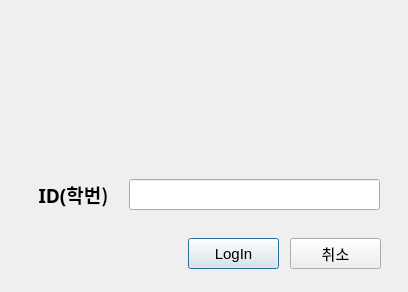
<?xml version="1.0" encoding="UTF-8"?>
<ui version="4.0">
 <class>Dialog</class>
 <widget class="QDialog" name="Dialog">
  <property name="geometry">
   <rect>
    <x>0</x>
    <y>0</y>
    <width>408</width>
    <height>292</height>
   </rect>
  </property>
  <property name="windowTitle">
   <string>Dialog</string>
  </property>
  <widget class="QLineEdit" name="lineEdit">
   <property name="geometry">
    <rect>
     <x>129</x>
     <y>179</y>
     <width>251</width>
     <height>31</height>
    </rect>
   </property>
  </widget>
  <widget class="QLabel" name="label">
   <property name="geometry">
    <rect>
     <x>23</x>
     <y>174</y>
     <width>101</width>
     <height>41</height>
    </rect>
   </property>
   <property name="font">
    <font>
     <family>굴림체</family>
     <pointsize>14</pointsize>
     <weight>75</weight>
     <bold>true</bold>
    </font>
   </property>
   <property name="text">
    <string>ID(학번)</string>
   </property>
   <property name="alignment">
    <set>Qt::AlignCenter</set>
   </property>
  </widget>
  <widget class="QPushButton" name="pushButton">
   <property name="geometry">
    <rect>
     <x>188</x>
     <y>238</y>
     <width>91</width>
     <height>31</height>
    </rect>
   </property>
   <property name="font">
    <font>
     <family>Arial</family>
     <pointsize>11</pointsize>
    </font>
   </property>
   <property name="text">
    <string>LogIn</string>
   </property>
  </widget>
  <widget class="QPushButton" name="pushButton_2">
   <property name="geometry">
    <rect>
     <x>290</x>
     <y>238</y>
     <width>91</width>
     <height>31</height>
    </rect>
   </property>
   <property name="font">
    <font>
     <family>Arial</family>
     <pointsize>11</pointsize>
    </font>
   </property>
   <property name="text">
    <string>취소</string>
   </property>
  </widget>
 </widget>
 <resources/>
 <connections>
  <connection>
   <sender>pushButton_2</sender>
   <signal>clicked()</signal>
   <receiver>Dialog</receiver>
   <slot>reject()</slot>
   <hints>
    <hint type="sourcelabel">
     <x>348</x>
     <y>262</y>
    </hint>
    <hint type="destinationlabel">
     <x>346</x>
     <y>284</y>
    </hint>
   </hints>
  </connection>
  <connection>
   <sender>pushButton</sender>
   <signal>clicked()</signal>
   <receiver>Dialog</receiver>
   <slot>slot_login()</slot>
   <hints>
    <hint type="sourcelabel">
     <x>197</x>
     <y>253</y>
    </hint>
    <hint type="destinationlabel">
     <x>134</x>
     <y>246</y>
    </hint>
   </hints>
  </connection>
 </connections>
 <slots>
  <slot>slot_login()</slot>
 </slots>
</ui>
